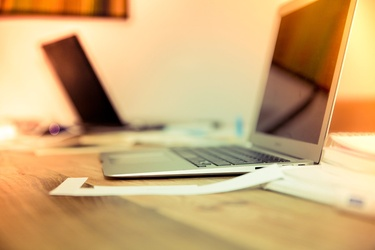
#> input picture images/Sample1.jpg, 375 x 250 px, shrunk from 1050 x 700 before the run; its folder holds 3 pictures in this run
$ python image_checker.py   (older library calls are emulated)
#> lines starting #> are read from the running program, lines starting #| are printed output that depends on the picture
import cv2
import numpy as np
import json
import os

def is_blurry(image, threshold=100.0):
    gray = cv2.cvtColor(image, cv2.COLOR_BGR2GRAY)
    lap_var = cv2.Laplacian(gray, cv2.CV_64F).var()
    return lap_var < threshold, lap_var

def is_under_or_over_exposed(image, low_thresh=50, high_thresh=200):
    gray = cv2.cvtColor(image, cv2.COLOR_BGR2GRAY)
    avg_brightness = np.mean(gray)
    if avg_brightness < low_thresh:
        return "Underexposed", avg_brightness
    elif avg_brightness > high_thresh:
        return "Overexposed", avg_brightness
    else:
        return "Good", avg_brightness

def check_image_quality(image_path):
    if not os.path.exists(image_path):
        return {"error": "File does not exist."}

    image = cv2.imread(image_path)
    blurry, blur_score = is_blurry(image)
    exposure_status, brightness = is_under_or_over_exposed(image)
    # Determine overall quality
    is_low_quality = blurry or exposure_status != "Good"


    result = {
        "image_path": image_path,
        "is_blurry": bool(blurry),
        "blur_score": float(blur_score),
        "exposure_status": str(exposure_status),
        "brightness": float(brightness),
        "quality": "Low" if is_low_quality else "Good"
    }

    return result

import glob

if __name__ == "__main__":
    image_folder = "images"
    image_paths = glob.glob(os.path.join(image_folder, "*"))

    all_results = []

    for path in image_paths:
        # Skip non-image files (e.g., .txt, .docx)
        if not (path.lower().endswith(".jpg") or path.lower().endswith(".png")):
            print(f"Skipped (not an image): {path}")
            continue

        result = check_image_quality(path)
#> in check_image_quality, image is the input picture: shape (250, 375, 3); mean B, G, R 118.9, 170.3, 205.3
#> in is_blurry, `gray = cv2.cvtColor(image, cv2.COLOR_BGR2GRAY)`:
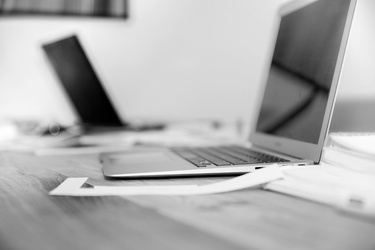
#> gray: shape (250, 375); min 0, max 254, mean 174.9
#> in is_blurry, `lap_var = cv2.Laplacian(gray, cv2.CV_64F).var()`: lap_var = 200.5
#> in check_image_quality, `blurry, blur_score = is_blurry(image)`: blurry = False; blur_score = 200.5
#> in is_under_or_over_exposed, `avg_brightness = np.mean(gray)`: avg_brightness = 174.9
#> in check_image_quality, `exposure_status, brightness = is_under_or_over_exposed(image)`: exposure_status = 'Good'; brightness = 174.9
#> in check_image_quality, `is_low_quality = blurry or exposure_status != "Good"`: is_low_quality = False
#> in check_image_quality, `result = { "image_path": image_path, "is_blurry": bool(blurry), "blur_..`: result = {'image_path': 'images/Sample1.jpg', 'is_blurry': False, 'blur_score': 200.5, 'exposure_status': 'Good', 'brightness': 174.9, 'quality': 'Good'}

        # Convert NumPy types
        result["is_blurry"] = bool(result.get("is_blurry", False))
        result["blur_score"] = float(result.get("blur_score", 0))
        result["brightness"] = float(result.get("brightness", 0))
        result["exposure_status"] = str(result.get("exposure_status", "Unknown"))

        all_results.append(result)
        print(f"Checked: {path}")

        # Save individual report
        base_name = os.path.splitext(os.path.basename(path))[0]
        report_path = f"reports/{base_name}_report.json"
        os.makedirs("reports", exist_ok=True)
        with open(report_path, "w") as f:
            json.dump(result, f, indent=4)
#> pass 2 of the loop `for path in image_paths:`:
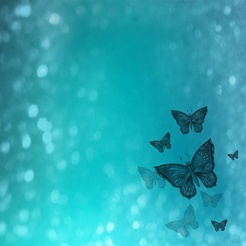
#> input picture images/example.jpg, 246 x 246 px, shrunk from 689 x 689 before the run
#> in check_image_quality, image is the input picture: shape (246, 246, 3); mean B, G, R 178.9, 167.3, 43.2
#> in is_blurry (call 2), `gray = cv2.cvtColor(image, cv2.COLOR_BGR2GRAY)`:
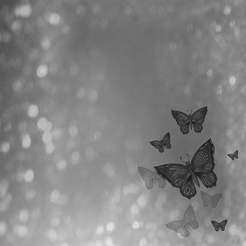
#> gray: shape (246, 246); min 25, max 227, mean 131.5
#> lap_var = 173
#> brightness = 131.5
#> in check_image_quality (call 2), `result = { "image_path": image_path, "is_blurry": bool(blurry), "blur_..`: result = {'image_path': 'images/example.jpg', 'is_blurry': False, 'blur_score': 173, 'exposure_status': 'Good', 'brightness': 131.5, 'quality': 'Good'}
#> pass 3 of the loop `for path in image_paths:`:
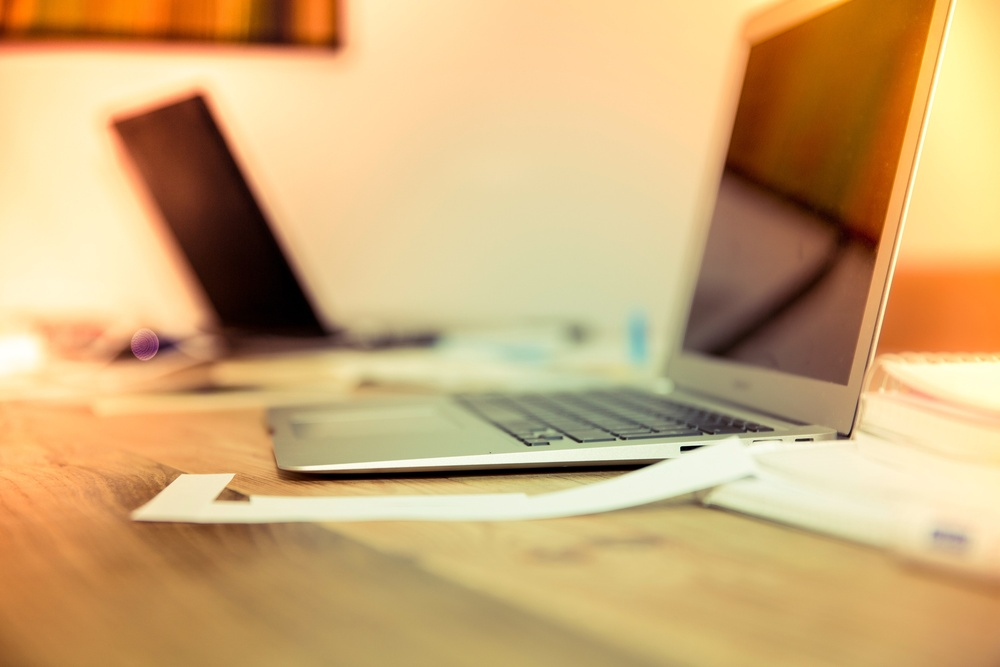
#> input picture images/sample2.jpg, 1000 x 667 px, shrunk from 2800 x 1867 before the run
#> in check_image_quality, image is the input picture: shape (667, 1000, 3); mean B, G, R 118.9, 170.3, 205.4
#> in is_blurry (call 3), `gray = cv2.cvtColor(image, cv2.COLOR_BGR2GRAY)`:
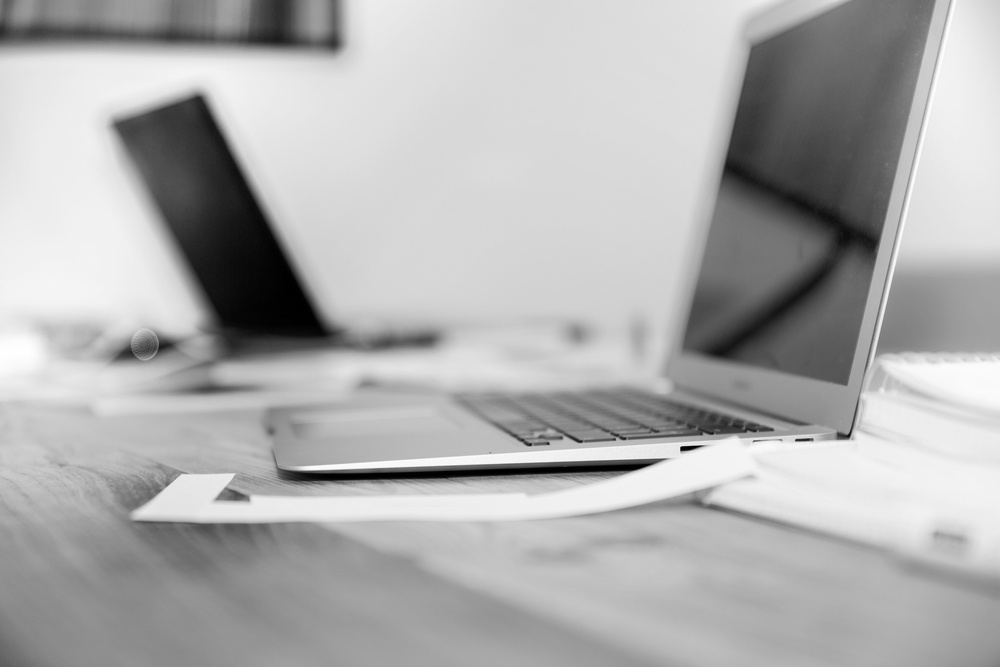
#> gray: shape (667, 1000); min 0, max 254, mean 174.9
#> lap_var = 46.51
#> blurry = True; blur_score = 46.51
#> brightness = 174.9
#> is_low_quality = True
#> in check_image_quality (call 3), `result = { "image_path": image_path, "is_blurry": bool(blurry), "blur_..`: result = {'image_path': 'images/sample2.jpg', 'is_blurry': True, 'blur_score': 46.51, 'exposure_status': 'Good', 'brightness': 174.9, 'quality': 'Low'}

    # Save full batch report
    with open("batch_quality_report.json", "w") as f:
        json.dump(all_results, f, indent=4)

    print("\nBatch report saved to batch_quality_report.json")
